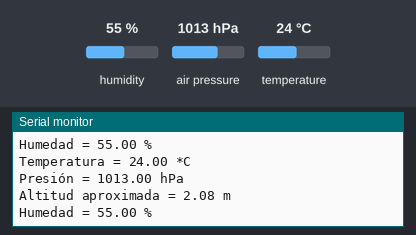
This sketch was run on a simulated ESP32. On the bench: the last lines printed to the serial monitor. Inputs (shaded band) come from the test bench; at power-on: humidity 55 %, air pressure 1013 hPa, temperature 24 °C.

Above: at 1.2 s.
1.3 s: humidity set to 22 %
At 2.5 s:
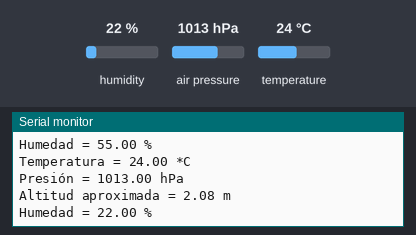
2.8 s: air pressure set to 952 hPa
At 3.4 s:
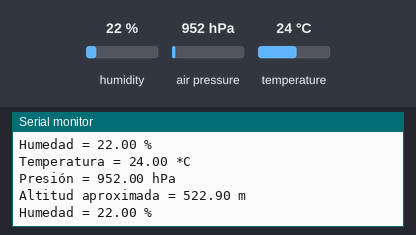

Measured:
- after the input at 1.3 s, the serial monitor: prints a new line after 0.72 s (image 1)
- after the input at 2.8 s, the serial monitor: prints a new line after 0.22 s (image 2)

The sketch:

BME280.ino
```cpp
#include <Wire.h>
#include <Adafruit_Sensor.h>
#include <Adafruit_BME280.h>

#define SEALEVELPRESSURE_HPA (1013.25)

Adafruit_BME280 bme; // I2C

unsigned long delayTime;

void setup() {
  Serial.begin(115200);
  Serial.println(F("BME280 test"));

  bool status;

  status = bme.begin(0x76);
  if (!status) {
    Serial.println("¡Sensor BME280 no detectado, revisa las conexiones!");
    while (1);
  }

  Serial.println("-- Prueba del sensor --");
  delayTime = 1000;

  Serial.println();
}

void loop() {
  printValues();
  delay(delayTime);
}

void printValues() {
  Serial.print("Temperatura = ");
  Serial.print(bme.readTemperature());
  Serial.println(" *C");

  Serial.print("Presión = ");
  Serial.print(bme.readPressure() / 100.0F);
  Serial.println(" hPa");

  Serial.print("Altitud aproximada = ");
  Serial.print(bme.readAltitude(SEALEVELPRESSURE_HPA));
  Serial.println(" m");

  Serial.print("Humedad = ");
  Serial.print(bme.readHumidity());
  Serial.println(" %");

  Serial.println();
}
```
